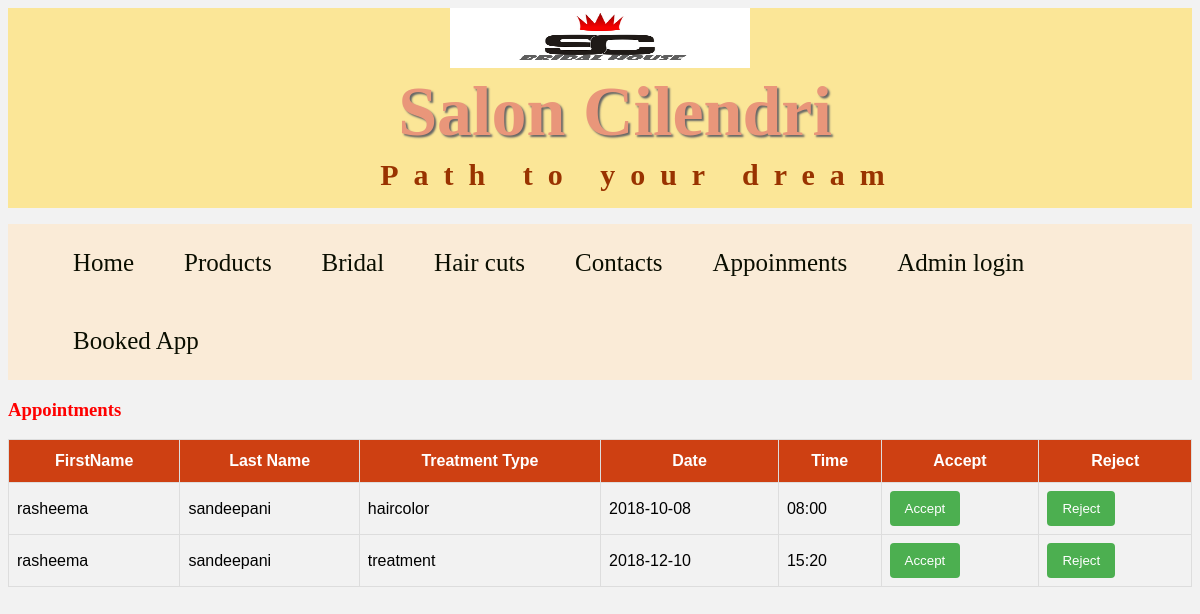
Screenshot of /view/adminhomepage.php with the database file from the repository.
### tables this page shows
CREATE TABLE `userlogin` (
  `username` varchar(255) NOT NULL,
  `firstname` varchar(255) NOT NULL,
  `lastname` varchar(255) NOT NULL,
  `id` varchar(255) NOT NULL,
  `mobileno` varchar(255) NOT NULL,
  `email` varchar(255) NOT NULL,
  `password` varchar(255) NOT NULL,
  `sino` int(255) NOT NULL
);

CREATE TABLE `appointment` (
  `username` varchar(255) NOT NULL,
  `date` varchar(255) NOT NULL,
  `time` varchar(255) NOT NULL,
  `a_type` varchar(255) NOT NULL,
  `sino` int(255) NOT NULL,
  `status` int(255) NOT NULL,
  `view` int(1) NOT NULL
);

### view/adminhomepage.php (the view, shortened to what this page needs)
<!DOCTYPE html>
<html>
<head>
<link rel="stylesheet" type="text/css" href="../cssst/header1.css">
<link rel="stylesheet" type="text/css" href="../cssst/footer.css">
<link rel="stylesheet" type="text/css" href="../cssst/adminhome.css">
</head>
<body>
  <div id="divhead1">
 <center>
<img src="../assests/logo/logo.png" height="60px" width="300px">
<h1 id="h11">Salon Cilendri</h1>
<h2 id="h21">Path to your dream</h2></center>
   </div>
        <div id="nav">
<ul class="main-navigation">
    <li><a href="home.php">Home</a></li>
    <li><a href="product2.php">Products</a></li>
    <li><a href="bridal.php">Bridal</a></li>
    <li><a href="hair.php">Hair cuts</a></li>
    <li><a href="contact.php">Contacts</a></li>
    <li><a href="Appoinments.php">Appoinments</a></li>
    <li><a href="adminlog.php">Admin login</a></li>
    <li><a href="booked.php">Booked App</a></li>
</ul>
    </div>
<h3 style="color: red">Appointments</h3>
<center>
<?php
$servername = "localhost";
$username1 = "root";
$password = "";
$dbname = "cilendri";
$conn = new mysqli($servername, $username1, $password, $dbname);
$sql = "SELECT userlogin.username,firstname,lastname,id,mobileno,email,password,date,time,a_type,status,appointment.sino
FROM userlogin,appointment
where userlogin.username=appointment.username and status='0'";
$result= mysqli_query($conn, $sql);
echo  "<table id = 'records'>";
echo "<tr>";
      echo  "<th>FirstName</th>";
      echo  "<th>Last Name</th>";
      echo  "<th>Treatment Type</th>";
      echo  "<th>Date</th>";
      echo  "<th>Time</th>";
       echo  "<th>Accept</th>";
      echo  "<th>Reject</th>";
  echo "</tr>";
if (mysqli_num_rows($result) > 0) {
    while($row = mysqli_fetch_assoc($result)) {
$username =$row['sino'];
        echo "<tr><td>", $row['firstname'] , "</td><td>" , $row['lastname'] , "</td><td>" , $row['a_type'] , "</td><td>" , $row['date'] , "</td><td>", $row['time'] , "</td><td><form action = 'accept.php' method = 'post'><input type = 'hidden' name = 'username' value = ", $username, "><input type = 'submit' value = 'Accept'></form>", "</td><td><form action = 'reject.php' method = 'post'><input type = 'hidden' name = 'username' value = ", $username, "><input type = 'submit' value = 'Reject'></form>"
            ,"</td></tr>";
 }
 echo "</table>";
}
?>
</body>
</html>

### cssst/header1.css (style rules this page uses)
#divhead1 { background-color:#FBE697; width:100%; height:200px; }
#h11 { margin:0px; color:#FBE697; font-family:myfont; font-size:70px; margin-left:30px; color:darksalmon; text-shadow:2px 2px 2px #666; }
#nav { width: 100%; background-color: antiquewhite; }
#h21 { font-family:myfont2; color:#930; margin-left:80px; margin-top:0px; font-size:30px; letter-spacing:0.5em; line-height: 1.5; }
ul li { z-index:6; display: block; position: relative; float: left; background: #FFFFFF; }
ul li a { display: block; padding: 1em; text-decoration: none; white-space: nowrap; color:#0A0E00; font-weight:200; font-size: 25px; font-family:"Palatino Linotype", "Book Antiqua", Palatino, serif; background-color: antiquewhite; }
ul:before, ul:after { content: " "; display: table; }
ul:after { clear: both; }

### cssst/adminhome.css (style rules this page uses)
#records { font-family: "Trebuchet MS", Arial, Helvetica, sans-serif; border-collapse: collapse; width: 100%; }
#records td, #records th { border: 1px solid #ddd; padding: 8px; }
#records tr:nth-child(even) { background-color: #f2f2f2; }
#records th { padding-top: 12px; padding-bottom: 12px; background-color: #ce4012; color: white; }
body { background-color: #f2f2f2; }
input[type=submit] { background-color: #4CAF50; color: white; padding: 10px 15px; border: none; border-radius: 4px; cursor: pointer; }

### rows the page displays
userlogin: firstname "rasheema", lastname "sandeepani", appointment.a_type "haircolor", appointment.date "2018-10-08", appointment.time "08:00", appointment.a_type "treatment", appointment.date "2018-12-10", appointment.time "15:20"
